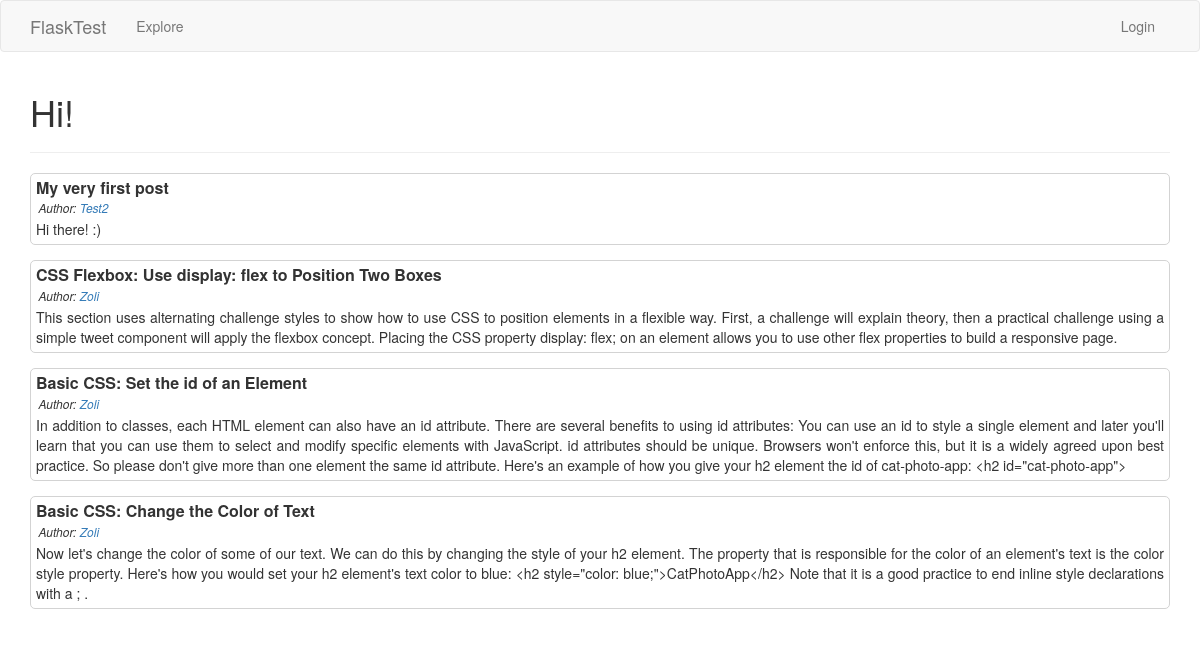
/explore, run on the app's committed database.
### app/models.py (models this page shows, shortened)
class Post(db.Model):
    id = db.Column(db.Integer, primary_key=True)
    title = db.Column(db.String(128))
    body = db.Column(db.String(2048))
    timestamp = db.Column(db.DateTime, index=True, default=datetime.utcnow)
    user_id = db.Column(db.Integer, db.ForeignKey('user.id'))

class User(UserMixin, db.Model):
    id = db.Column(db.Integer, primary_key=True)
    username = db.Column(db.String(64), index=True, unique=True)
    email = db.Column(db.String(128), index=True, unique=True)
    password_hash = db.Column(db.String(128))
    about_me = db.Column(db.String(256))
    last_seen = db.Column(db.DateTime, default=datetime.utcnow)
    posts = db.relationship('Post', backref='author', lazy='dynamic')
    followed = db.relationship(
        'User', secondary=followers,
        primaryjoin=(followers.c.follower_id == id),
        secondaryjoin=(followers.c.followed_id == id),
        backref=db.backref('followers', lazy='dynamic'), lazy='dynamic')
    messages_sent = db.relationship('Message',
                                    foreign_keys='Message.sender_id',
                                    backref='author', lazy='dynamic')
    messages_received = db.relationship('Message',
                                        foreign_keys='Message.recipient_id',
                                        backref='recipient', lazy='dynamic')
    last_message_read_time = db.Column(db.DateTime)
    notifications = db.relationship('Notification', backref='user', lazy='dynamic')

### app/main/routes.py (the view)
@bp.route('/explore')
def explore():
    posts = Post.query.order_by(Post.timestamp.desc()).paginate(
        1, current_app.config['POSTS_PER_PAGE'], False)
    return render_template('index.html', title='Explore', posts=posts.items)

### app/main/routes.py (called while the page is built)
@bp.before_request
def before_request():
    if current_user.is_authenticated:
        current_user.last_seen = datetime.utcnow()
        db.session.commit()

### app/templates/index.html (shortened to what this page needs)
{% extends 'base.html' %}
{% import 'bootstrap/wtf.html' as wtf %}
{% block app_content %}
    <h1 id="greeting">Hi{{ (', ' + current_user.username) if current_user.is_authenticated else '' }}!</h1>
    <hr>
    {% include '_posts.html' %}
{% endblock %}

### app/templates/_post.html
    <div class="post">
        <h1>{{ post.title }}</h1>
        <h2>Author: <span class="user_popup"><a href="{{ url_for('main.user', username=post.author.username) }}">{{ post.author.username }}</a></span></h2>
        <p>{{ post.body }}</p>
    </div>

### app/static/css/style.css (style rules this page uses)
.post { width: 100%; border: 1px solid lightgray; border-radius: 5px; margin: 15px auto; padding: 5px; }
.post h1 { font-size: 16px; font-weight: bold; margin: 0 auto 5px auto; }
.post h2 { font-size: 12px; font-style: oblique; margin: 0 auto 5px 2.5px; }
.post p { text-align: justify; margin-bottom: 0; word-wrap: break-word; }

### data on the page
Post: title "My very first post", author.username "Test2", body "Hi there! :)"
Post: title "CSS Flexbox: Use display: flex to Position Two Boxes", author.username "Zoli", body "This section uses alternating challenge styles to show how to use CSS to position elements in a flexible way. First, a challenge will explain theory, then a practical challenge using a simple tweet component will apply the flexbox concept. Placing the CSS property display: flex; on an element allows you to use other flex properties to build a responsive page."
Post: title "Basic CSS: Set the id of an Element", author.username "Zoli", body "In addition to classes, each HTML element can also have an id attribute. There are several benefits to using id attributes: You can use an id to style a single element and later you'll learn that you can use them to select and modify specific elements with JavaScript. id attributes should be unique. Browsers won't enforce this, but it is a widely agreed upon best practice. So please don't give more than one element the same id attribute. Here's an example of how you give your h2 element the id of cat-photo-app: <h2 id=\"cat-photo-app\">"
Post: title "Basic CSS: Change the Color of Text", author.username "Zoli", body "Now let's change the color of some of our text. We can do this by changing the style of your h2 element. The property that is responsible for the color of an element's text is the color style property. Here's how you would set your h2 element's text color to blue: <h2 style=\"color: blue;\">CatPhotoApp</h2> Note that it is a good practice to end inline style declarations with a ; ."
